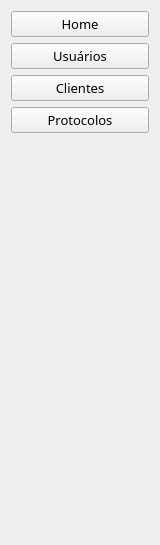
           <widget class="QWidget" name="m1_menu">
            <property name="geometry">
             <rect>
              <x>0</x>
              <y>0</y>
              <width>160</width>
              <height>545</height>
             </rect>
            </property>
            <attribute name="icon">
             <iconset resource="assets.qrc">
              <normaloff>:/assets/icons/grid_white.svg</normaloff>:/assets/icons/grid_white.svg</iconset>
            </attribute>
            <attribute name="label">
             <string>Menu</string>
            </attribute>
            <layout class="QVBoxLayout" name="verticalLayout_4">
             <item>
              <widget class="QPushButton" name="btn1_home">
               <property name="maximumSize">
                <size>
                 <width>16777215</width>
                 <height>16777215</height>
                </size>
               </property>
               <property name="font">
                <font>
                 <family>Poppins</family>
                 <pointsize>10</pointsize>
                 <underline>false</underline>
                 <strikeout>false</strikeout>
                </font>
               </property>
               <property name="layoutDirection">
                <enum>Qt::LeftToRight</enum>
               </property>
               <property name="text">
                <string>Home</string>
               </property>
               <property name="icon">
                <iconset resource="assets.qrc">
                 <normaloff>:/assets/icons/home.svg</normaloff>:/assets/icons/home.svg</iconset>
               </property>
               <property name="iconSize">
                <size>
                 <width>18</width>
                 <height>18</height>
                </size>
               </property>
              </widget>
             </item>
             <item>
              <widget class="QPushButton" name="btn2_usuarios">
               <property name="font">
                <font>
                 <family>Poppins</family>
                 <pointsize>10</pointsize>
                 <underline>false</underline>
                 <strikeout>false</strikeout>
                </font>
               </property>
               <property name="text">
                <string>Usuários</string>
               </property>
               <property name="icon">
                <iconset resource="assets.qrc">
                 <normaloff>:/assets/icons/user.svg</normaloff>:/assets/icons/user.svg</iconset>
               </property>
               <property name="iconSize">
                <size>
                 <width>18</width>
                 <height>18</height>
                </size>
               </property>
              </widget>
             </item>
             <item>
              <widget class="QPushButton" name="btn3_clientes">
               <property name="font">
                <font>
                 <family>Poppins</family>
                 <pointsize>10</pointsize>
                 <underline>false</underline>
                 <strikeout>false</strikeout>
                </font>
               </property>
               <property name="text">
                <string>Clientes</string>
               </property>
               <property name="icon">
                <iconset resource="assets.qrc">
                 <normaloff>:/assets/icons/clientes.svg</normaloff>:/assets/icons/clientes.svg</iconset>
               </property>
               <property name="iconSize">
                <size>
                 <width>18</width>
                 <height>18</height>
                </size>
               </property>
              </widget>
             </item>
             <item>
              <widget class="QPushButton" name="btn4_protocolos">
               <property name="font">
                <font>
                 <family>Poppins</family>
                 <pointsize>10</pointsize>
                 <underline>false</underline>
                 <strikeout>false</strikeout>
                </font>
               </property>
               <property name="text">
                <string>Protocolos</string>
               </property>
               <property name="icon">
                <iconset resource="assets.qrc">
                 <normaloff>:/assets/icons/protocolos.svg</normaloff>:/assets/icons/protocolos.svg</iconset>
               </property>
               <property name="iconSize">
                <size>
                 <width>18</width>
                 <height>18</height>
                </size>
               </property>
              </widget>
             </item>
             <item>
              <spacer name="verticalSpacer">
               <property name="orientation">
                <enum>Qt::Vertical</enum>
               </property>
               <property name="sizeHint" stdset="0">
                <size>
                 <width>20</width>
                 <height>40</height>
                </size>
               </property>
              </spacer>
             </item>
            </layout>
           </widget>
